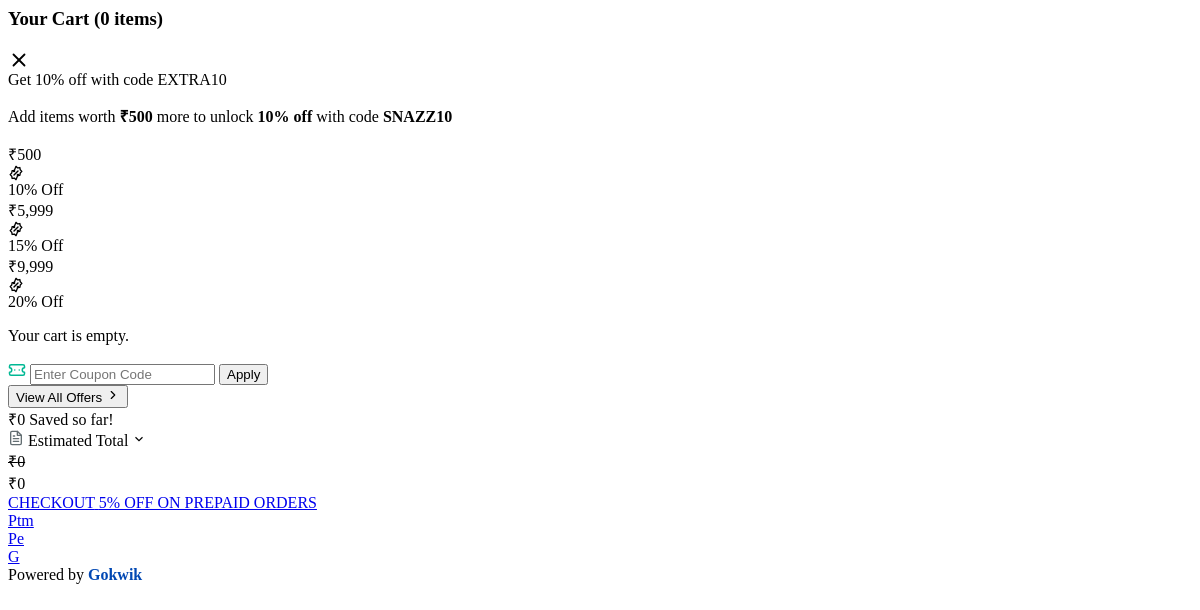
Page /cart/ (signed in) on the earlier database version.
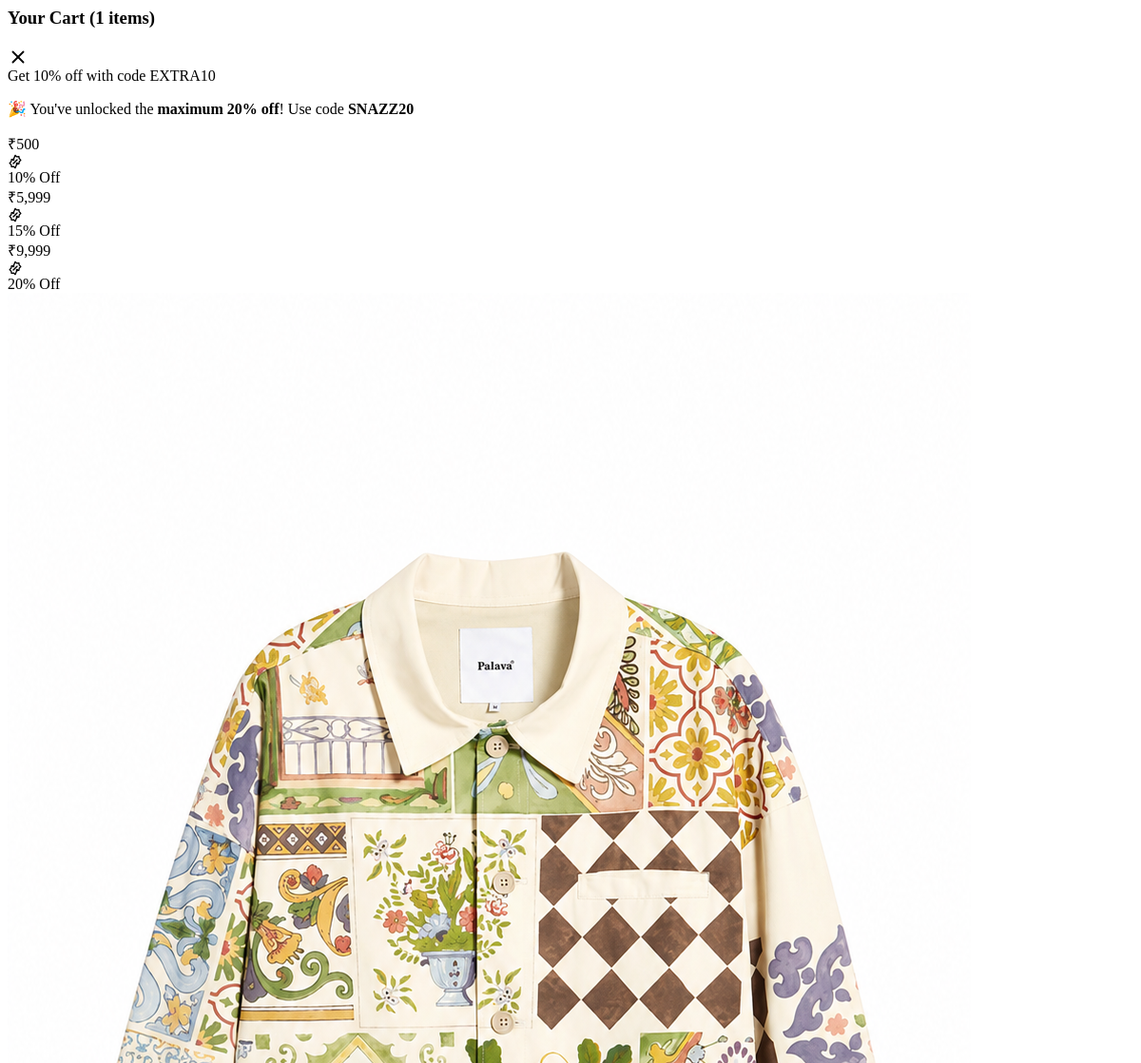
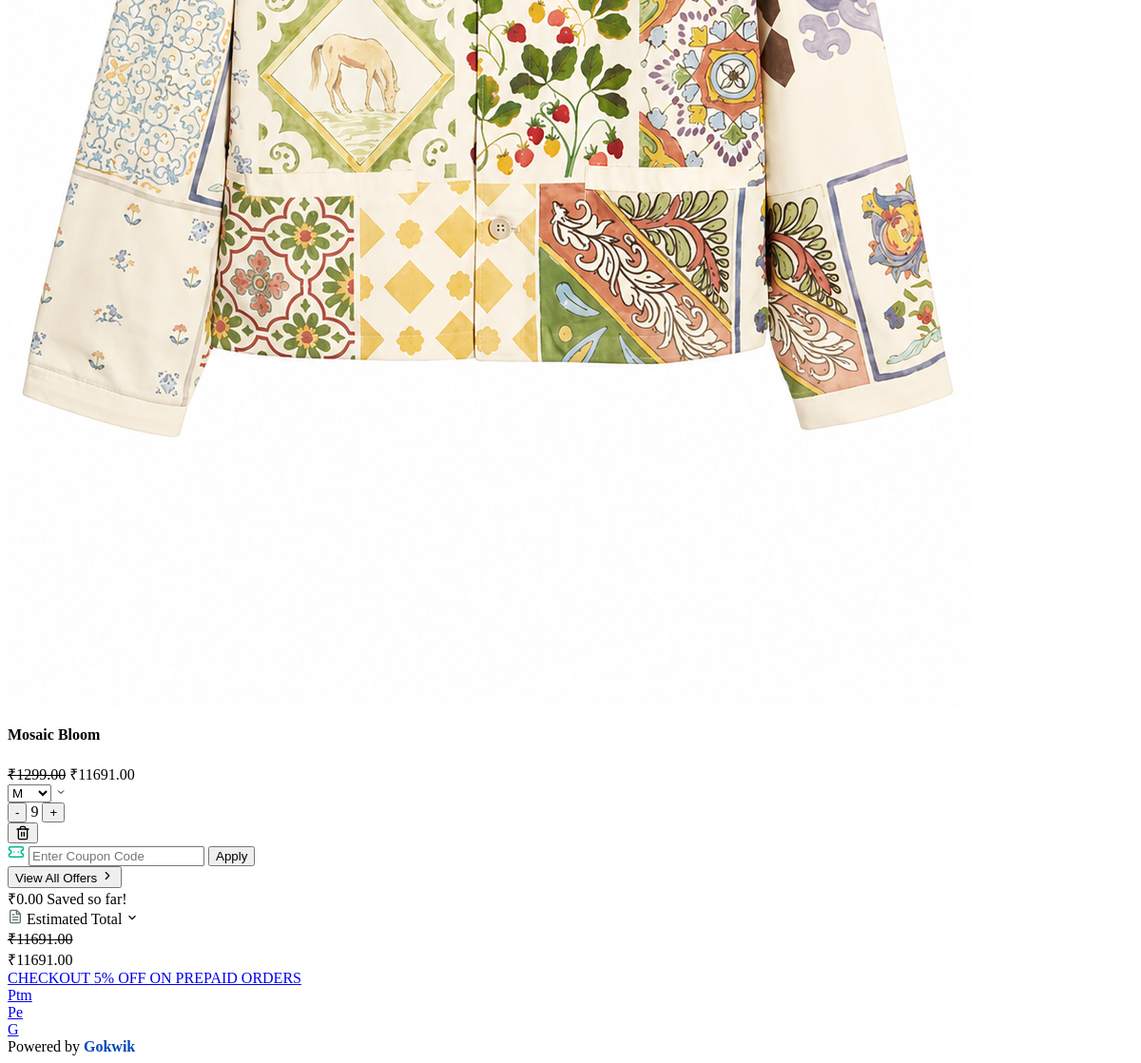
Same page on the later database version (2 pictures, top to bottom).
### cart/models.py (models this page shows)
class CartItem(models.Model):
    cart = models.ForeignKey(Cart, on_delete=models.CASCADE)
    product_variant = models.ForeignKey(ProductVariant, on_delete=models.CASCADE)
    quantity = models.IntegerField(default=1)
    def total_price(self):
        return self.product_variant.product.price * self.quantity

### products/models.py (models this page shows, shortened)
class ProductVariant(models.Model):
    product = models.ForeignKey(Product, on_delete=models.CASCADE)
    size = models.ForeignKey(Size, on_delete=models.CASCADE)
    stock = models.PositiveIntegerField(default=0)

class Product(models.Model):
    name = models.CharField(max_length=200)
    slug = models.SlugField(unique=True)
    category = models.ForeignKey(Category, on_delete=models.CASCADE)
    description = models.TextField()
    price = models.DecimalField(max_digits=10, decimal_places=2)
    is_new = models.BooleanField(default=False)
    is_top_selling = models.BooleanField(default=False)
    created_at = models.DateTimeField(auto_now_add=True)

class ProductImage(models.Model):
    product = models.ForeignKey(Product, on_delete=models.CASCADE)
    image = models.ImageField(upload_to='products/')

class Size(models.Model):
    name = models.CharField(max_length=20)

### cart/views.py (the view, shortened to what this page needs)
# urls.py: path("", views.cart_page, name="cart_page"),
def cart_page(request):
    cart = get_or_create_cart(request)
    items = []
    if cart:
        items = CartItem.objects.filter(cart=cart)
    subtotal = 0
    original_total = 0
    for item in items:
        item_total = item.total_price()
        subtotal += item_total
        original_total += item.product_variant.product.price * item.quantity
    saved_amount = original_total - subtotal
    cart_count = sum(item.quantity for item in items)
    discount_percentage = 0
    coupon_code = request.session.get("coupon_code")
    return render(request, "cart/cart.html", {
        "items": items,
        "subtotal": subtotal,
        "original_total": original_total,
        "saved_amount": saved_amount,
        "cart_count": cart_count,
        "discount_percentage": discount_percentage,
        "coupon_code": coupon_code,
    })

### cart/templatetags/cart_filters.py (called while the page is built)
@register.filter
def sub(value, arg):
    try:
        return int(value) - int(arg)
    except (ValueError, TypeError):
        return value

### cart/views.py (called while the page is built)
def get_or_create_cart(request):
    if request.user.is_authenticated:
        cart, created = Cart.objects.get_or_create(user=request.user)
    else:
        if not request.session.session_key:
            request.session.create()
        session_id = request.session.session_key
        cart, created = Cart.objects.get_or_create(session_id=session_id, user=None)
    return cart

### templates/cart/cart.html (shortened to what the changed rows need)
{% load static %}
{% load cart_filters %}
<div class="cart-drawer-header">
    <h3 class="cart-drawer-title">Your Cart ({{ items|length }} items)</h3>
    <span id="closeCart" class="cart-drawer-close">
        <svg xmlns="http://www.w3.org/2000/svg" width="22" height="22" viewBox="0 0 24 24" fill="none" stroke="currentColor" stroke-width="2" stroke-linecap="round" stroke-linejoin="round"><line x1="18" y1="6" x2="6" y2="18"></line><line x1="6" y1="6" x2="18" y2="18"></line></svg>
    </span>
</div>
<div class="cart-progress-container">
    {% with total=subtotal|default:0 %}
    {% if total < 500 %}
        <p class="cart-progress-text">Add items worth <strong>₹{{ 500|sub:total }}</strong> more to unlock <strong>10% off</strong> with code <strong>SNAZZ10</strong></p>
    {% elif total < 5999 %}
        <p class="cart-progress-text">Add items worth <strong>₹{{ 5999|sub:total }}</strong> more to unlock <strong>15% off</strong> with code <strong>SNAZZ15</strong></p>
    {% elif total < 9999 %}
        <p class="cart-progress-text">Add items worth <strong>₹{{ 9999|sub:total }}</strong> more to unlock <strong>20% off</strong> with code <strong>SNAZZ20</strong></p>
    {% else %}
        <p class="cart-progress-text">🎉 You've unlocked the <strong>maximum 20% off</strong>! Use code <strong>SNAZZ20</strong></p>
    {% endif %}
    <div class="cart-progress-wrapper">
        <div class="cart-progress-steps">
        </div>
    </div>
    {% endwith %}
</div>
<div class="cart-drawer-body">
    <div class="cart-items-container">
        {% for item in items %}
        <div class="cart-item-card">
            <div class="cart-item-img-container">
                <img src="{{ item.product_variant.product.productimage_set.first.image.url }}" class="cart-item-img">
            </div>
            <div class="cart-item-details">
                <div class="cart-item-header-info">
                    <h4 class="cart-item-title">{{ item.product_variant.product.name }}</h4>
                    <div class="cart-item-prices">
                        <del class="cart-item-old-price">₹{{ item.product_variant.product.price }}</del>
                        <span class="cart-item-new-price">₹{{ item.total_price }}</span>
                    </div>
                </div>
                <div class="cart-item-controls">
                    <div class="cart-item-size-wrapper">
                        <select class="cart-item-size-select" data-item-id="{{ item.id }}">
                            {% for variant in item.product_variant.product.productvariant_set.all %}
                                <option value="{{ variant.id }}" {% if variant.id == item.product_variant.id %}selected{% endif %}>{{ variant.size.name }}</option>
                            {% endfor %}
                        </select>
                        <svg class="cart-item-size-chevron" width="12" height="12" viewBox="0 0 24 24" fill="none" stroke="currentColor" stroke-width="2"><path d="m6 9 6 6 6-6"/></svg>
                    </div>
                    <div class="cart-item-quantity">
                        <button class="qty-btn" data-item-id="{{ item.id }}" data-action="decrease">-</button>
                        <span class="qty-val">{{ item.quantity }}</span>
                        <button class="qty-btn" data-item-id="{{ item.id }}" data-action="increase">+</button>
                    </div>
                    <button class="cart-item-delete" data-item-id="{{ item.id }}">
                    </button>
                </div>
            </div>
        </div>
        {% empty %}
        <div class="cart-empty-state">
            <p>Your cart is empty.</p>
        </div>
        {% endfor %}
    </div>
</div>
<div class="cart-sticky-footer">
    <div class="cart-saved-bar">₹{{ saved_amount }} Saved so far!</div>
    <div class="cart-totals-row">
        <div class="cart-estimated-wrapper">
        </div>
        <div class="cart-total-prices">
            <del class="cart-total-old">₹{{ original_total }}</del>
            <div class="cart-total-new-row">
                <span class="cart-total-new">₹{{ subtotal }}</span>
            </div>
        </div>
    </div>
    <a href="{% url 'checkout' %}" class="cart-checkout-btn">
        <div class="cart-checkout-left">
        </div>
        <div class="cart-checkout-icons">
        </div>
    </a>
    <div class="cart-powered-by">
        Powered by <strong style="color: #0047b3;">Gokwik</strong>
    </div>
</div>

Differences in the rows shown:
added CartItem: product_variant.product.productimage_set.first.image (picture), product_variant.product.name "Mosaic Bloom", product_variant.product.price "1299.00", total_price "11691.00", product_variant+id "M", quantity "9"
Other differences:
{{ items|length }}: "0" → "1"
{{ saved_amount }}: "0" → "0.00"
{{ original_total }}: "0" → "11691.00"
{{ subtotal }}: "0" → "11691.00"
{{ 500|sub:total }}: "500" → (not shown)
text no longer shown: "Add items worth ₹ more to unlock 10% off with code SNAZZ10 Your cart is empty."
text now shown: "🎉 You've unlocked the maximum 20% off ! Use code SNAZZ20"
